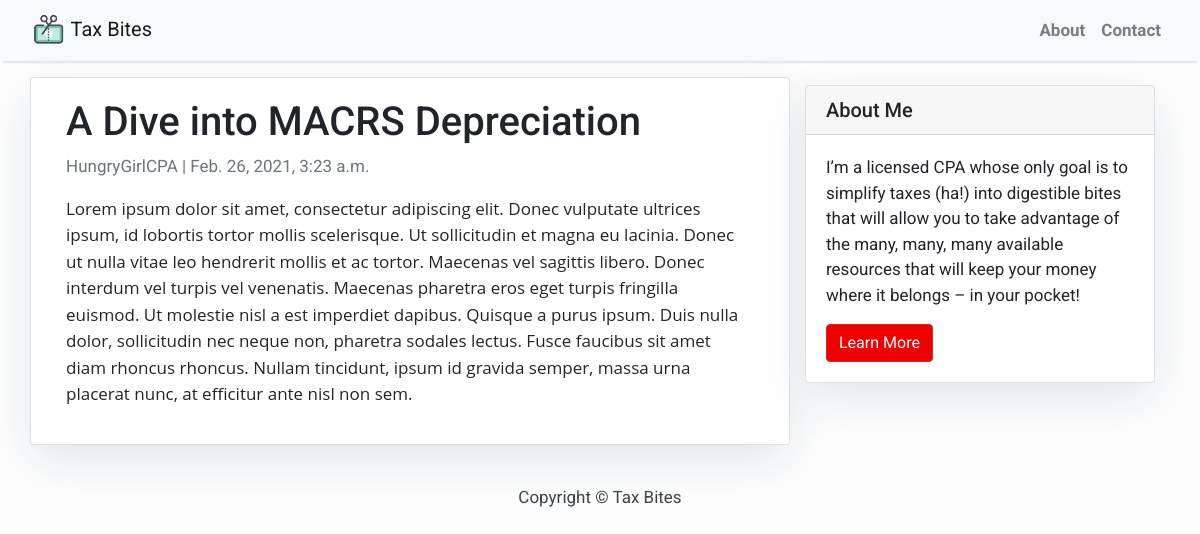
Page /dive-macrs-depreciation/ on the committed database.
### blog/models.py (models this page shows, shortened)
class Post(models.Model):
	title = models.CharField(max_length=200, unique=True)
	slug = models.SlugField(max_length=200, unique=True)
	author = models.ForeignKey(User, on_delete= models.CASCADE,related_name='blog_posts')
	updated_on = models.DateTimeField(auto_now= True)
	content = models.TextField()
	created_on = models.DateTimeField(auto_now_add=True)
	status = models.IntegerField(choices=STATUS, default=0)
	thumbnail = models.ImageField(upload_to='thumbnails', default='default.jpg')
	class Meta:
		ordering = ['-created_on']

### blog/views.py (the view)
# urls.py: path('<slug:slug>/', views.PostDetail.as_view(), name='post_detail'),
class PostDetail(generic.DetailView):
	model = Post
	template_name = 'post_detail.html'

### blog/templates/post_detail.html
{% extends 'base.html' %} {% block content %}
<div class="container">
  <div class="row">
    <div class="col-md-8 card mb-4  mt-3 left  top">
      <div class="card-body">
        <h1>{% block title %} {{ object.title }} {% endblock title %}</h1>
        <p class=" text-muted">{{ post.author }} | {{ post.created_on }}</p>
        <p class="card-text ">{{ object.content|safe }}</p>
      </div>
    </div>
    {% block sidebar %} {% include 'sidebar.html' %} {% endblock sidebar %}
  </div>
</div>
{% endblock content %}

### blog/templates/base.html (style rules this page uses)
body { font-family: "Roboto", sans-serif; font-size: 17px; background-color: #fdfdfd; }

### blog/templates/sidebar.html (style rules this page uses)
.card { box-shadow: 0 16px 48px #E3E7EB; }

### rows in the picture
Post: title "A Dive into MACRS Depreciation", author "HungryGirlCPA", created_on "Feb. 26, 2021, 3:23 a.m.", content "Lorem ipsum dolor sit amet, consectetur adipiscing elit. Donec vulputate ultrices ipsum, id lobortis tortor mollis scelerisque. Ut sollicitudin et magna eu lacinia. Donec ut nulla vitae leo hendrerit mollis et ac tortor. Maecenas vel sagittis libero. Donec interdum vel turpis vel venenatis. Maecenas pharetra eros eget turpis fringilla euismod. Ut molestie nisl a est imperdiet dapibus. Quisque a purus ipsum. Duis nulla dolor, sollicitudin nec neque non, pharetra sodales lectus. Fusce faucibus sit amet diam rhoncus rhoncus. Nullam tincidunt, ipsum id gravida semper, massa urna placerat nunc, at efficitur ante nisl non sem."
